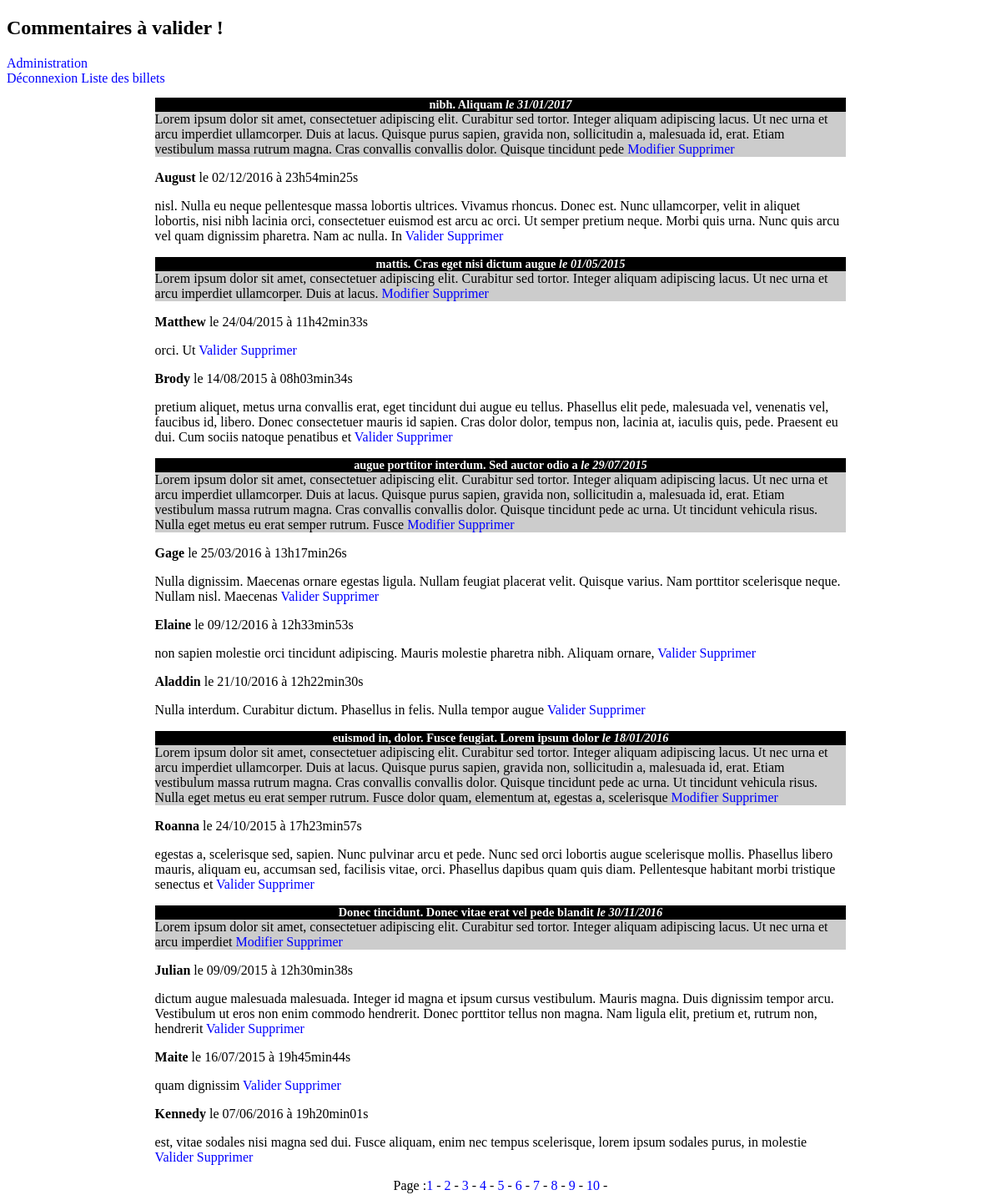
Page /dashboard.php (signed in) on the committed database.
### tables this page shows
CREATE TABLE IF NOT EXISTS `commentaires` (
  `id` int(11) unsigned NOT NULL AUTO_INCREMENT,
  `id_billet` int(11) unsigned NOT NULL,
  `auteur` varchar(255) DEFAULT NULL,
  `email` varchar(255) DEFAULT NULL,
  `commentaire` text NOT NULL,
  `date_commentaire` varchar(255) DEFAULT NULL,
  `statut` int(11) NOT NULL DEFAULT '0',
  PRIMARY KEY (`id`),
  KEY `fk_id_billet` (`id_billet`)
);

CREATE TABLE IF NOT EXISTS `billets` (
  `id` int(11) unsigned NOT NULL AUTO_INCREMENT,
  `titre` text,
  `contenu` text,
  `date_creation` varchar(255) DEFAULT NULL,
  `auteur` text,
  PRIMARY KEY (`id`)
);

### controllers/admin/dashboard.php (called while the page is built, shortened)
<?php
include_once 'modeles/admin/dashboard.php';
include_once 'modeles/blog/getbillets.php';
include_once 'modeles/blog/getpagination.php';
$limit=  explode('-',getpagination('billets',10));
if (isset($_GET['page'])) {
    $page = (int) $_GET['page'];
    if ($page > $limit[1] || $page < 0) {
        header('Location:vues/blog/404.php');
    }
} else {
    $page = 1;
}
$premiersbillets = ($page - 1) * $limit[0];
$validations=commentairesvalidation($premiersbillets, $limit[0]);
foreach($validations as $cle =>$validation){
    $validations[$cle]['titre']=  htmlspecialchars($validation['titre']);
    $validations[$cle]['contenu']=  nl2br(htmlspecialchars($validation['contenu']));
    $validations[$cle]['date_creation']=$validation['date_creation'];
    $validations[$cle]['auteur']=  htmlspecialchars($validation['auteur']);
    $validations[$cle]['date_commentaire_fr']=$validation['date_commentaire_fr'];
    $validations[$cle]['commentaire']=  nl2br(htmlspecialchars($validation['commentaire']));
    $validations[$cle]['email']=$validation['email'];
    $validations[$cle]['id_billet']=$validation['id_billet'];
    $validations[$cle]['id']=$validation['id'];
    $validations[$cle]['id_com']= $validation['id_com'];
}
include_once 'vues/admin/dashboard.php';
include_once 'vues/blog/pagination.php';

### modeles/blog/getpagination.php (called while the page is built)
<?php
function getpagination($table,$nb_par_page = 5) {
    global $bdd;
    if ($table == 'commentaires') {
        $rep = $bdd->prepare('SELECT COUNT(*)AS nb FROM commentaires WHERE id_billet= ? ');
        $rep->execute(array((int)$_GET['billet']));
    } else {
        $rep = $bdd->query('SELECT COUNT(*) as nb FROM ' . $table);
    }
    $total_billet = $rep->fetch();
    $nombre_billets = $total_billet['nb'];
    $nombre_page = ceil($nombre_billets / $nb_par_page);
    return $nb_par_page. '-' . $nombre_page.'-'.$nombre_billets;
}

### modeles/blog/getbillets.php (called while the page is built)
<?php
function getbillets($offset,$limit){
    global $bdd;
    $offset=(int)$offset;
    $limit=(int)$limit;
    $req = $bdd->prepare('SELECT id,titre, contenu,DATE_FORMAT(date_creation,\'%d/%m/%Y\')AS date_creation   '
            . 'FROM billets ORDER BY id DESC LIMIT :offset,:limit');
    $req->bindParam(':offset',$offset,  PDO::PARAM_INT);
    $req->bindParam(':limit',$limit,  PDO::PARAM_INT);
    $req->execute();
    $billets=$req->fetchAll();
    return $billets;
}

### modeles/admin/dashboard.php (called while the page is built)
<?php
function commentairesvalidation($offset,$limit)
{
    global $bdd;
    $offset=(int)$offset;
    $limit=(int)$limit;
    $req = $bdd->prepare('SELECT b.id,b.titre, b.contenu,DATE_FORMAT(date_creation,\'%d/%m/%Y\')AS date_creation ,c.id as id_com,c.auteur,c.id_billet, c.commentaire,c.email, DATE_FORMAT(date_commentaire, \'%d/%m/%Y à %Hh%imin%ss\') AS date_commentaire_fr'
        . '                  FROM billets b'
        . '                 LEFT JOIN commentaires c ON b.id=c.id_billet WHERE c.statut =0 order by c.id_billet DESC LIMIT :offset,:limit');
    $req->bindParam(':offset',$offset,  PDO::PARAM_INT);
    $req->bindParam(':limit',$limit,  PDO::PARAM_INT);
    $req->execute();
    $validation = $req->fetchAll();
    return $validation;
}

### vues/admin/dashboard.php (the view, shortened to what this page needs)
<!DOCTYPE html>
<html>
    <head>
        <link href="vues/blog/style.css" rel="stylesheet" />
    </head>
    <body>
        <h2>Commentaires à valider !</h2>
        <a href="dashboard.php">Administration</a><br/>
        <a href="deconnexion.php">Déconnexion</a>
        <a href="blog.php">Liste des billets</a>
        <?php
        $currentbilletid = $lastbilletid = null;
        foreach ($validations as $validation) {
            $currentbilletid = $validation['id_billet'];
            if ($validation['id_billet'] = $validation['id']) {
                if ($currentbilletid != $lastbilletid) {
                    ?>
                    <article>
                        <h3>
                            <?php echo $validation['titre']; ?>
                            <em>le <?php echo $validation['date_creation']; ?></em>
                        </h3>
                        <p>
                            <?php echo $validation['contenu']; ?>
                            <a href="editer.php?billet=<?php echo $validation['id'];?>">Modifier</a>
                            <a href="supprimer.php?billet=<?php echo $validation['id'];?>">Supprimer</a>
                            <br />
                        </p>
                    </article>
                <?php } ?>
                <div class="com">
                    <strong><?php echo $validation['auteur']; ?></strong> le <?php echo $validation['date_commentaire_fr']; ?></p>
                <p> <?php echo $validation['commentaire']; ?>
                    <a href="valider.php?commentaire=<?php echo $validation['id_com'];?>">Valider</a>
                    <a href="supprimer.php?commentaire=<?php echo $validation['id_com'];?>">Supprimer</a>
                </p></div>
            <?php
        }
        $lastbilletid = $currentbilletid;
    }

### vues/blog/style.css (style rules this page uses)
h1, h3 { text-align:center; }
h3 { background-color:black; color:white; font-size:0.9em; margin-bottom:0px; }
article p { background-color:#CCCCCC; margin-top:0px; }
article { width:70%; margin:auto; }
a { text-decoration: none; color: blue; }
.com,#pag { width:70%; margin:0 auto; }
.com { clear: both; }

### rows in the picture
commentaires: id_billet.titre "nibh. Aliquam", date_creation "31/01/2017", id_billet.contenu "Lorem ipsum dolor sit amet, consectetuer adipiscing elit. Curabitur sed tortor. Integer aliquam adipiscing lacus. Ut nec urna et arcu imperdiet ullamcorper. Duis at lacus. Quisque purus sapien, gravida non, sollicitudin a, malesuada id, erat. Etiam vestibulum massa rutrum magna. Cras convallis convallis dolor. Quisque tincidunt pede", auteur "August", date_commentaire_fr "02/12/2016 à 23h54min25s", commentaire "nisl. Nulla eu neque pellentesque massa lobortis ultrices. Vivamus rhoncus. Donec est. Nunc ullamcorper, velit in aliquet lobortis, nisi nibh lacinia orci, consectetuer euismod est arcu ac orci. Ut semper pretium neque. Morbi quis urna. Nunc quis arcu vel quam dignissim pharetra. Nam ac nulla. In"
commentaires: id_billet.titre "mattis. Cras eget nisi dictum augue", date_creation "01/05/2015", id_billet.contenu "Lorem ipsum dolor sit amet, consectetuer adipiscing elit. Curabitur sed tortor. Integer aliquam adipiscing lacus. Ut nec urna et arcu imperdiet ullamcorper. Duis at lacus.", auteur "Matthew", date_commentaire_fr "24/04/2015 à 11h42min33s", commentaire "orci. Ut"
commentaires: auteur "Brody", date_commentaire_fr "14/08/2015 à 08h03min34s", commentaire "pretium aliquet, metus urna convallis erat, eget tincidunt dui augue eu tellus. Phasellus elit pede, malesuada vel, venenatis vel, faucibus id, libero. Donec consectetuer mauris id sapien. Cras dolor dolor, tempus non, lacinia at, iaculis quis, pede. Praesent eu dui. Cum sociis natoque penatibus et"
commentaires: id_billet.titre "augue porttitor interdum. Sed auctor odio a", date_creation "29/07/2015", id_billet.contenu "Lorem ipsum dolor sit amet, consectetuer adipiscing elit. Curabitur sed tortor. Integer aliquam adipiscing lacus. Ut nec urna et arcu imperdiet ullamcorper. Duis at lacus. Quisque purus sapien, gravida non, sollicitudin a, malesuada id, erat. Etiam vestibulum massa rutrum magna. Cras convallis convallis dolor. Quisque tincidunt pede ac urna. Ut tincidunt vehicula risus. Nulla eget metus eu erat semper rutrum. Fusce", auteur "Gage", date_commentaire_fr "25/03/2016 à 13h17min26s", commentaire "Nulla dignissim. Maecenas ornare egestas ligula. Nullam feugiat placerat velit. Quisque varius. Nam porttitor scelerisque neque. Nullam nisl. Maecenas"
commentaires: auteur "Elaine", date_commentaire_fr "09/12/2016 à 12h33min53s", commentaire "non sapien molestie orci tincidunt adipiscing. Mauris molestie pharetra nibh. Aliquam ornare,"
commentaires: auteur "Aladdin", date_commentaire_fr "21/10/2016 à 12h22min30s", commentaire "Nulla interdum. Curabitur dictum. Phasellus in felis. Nulla tempor augue"
commentaires: id_billet.titre "euismod in, dolor. Fusce feugiat. Lorem ipsum dolor", date_creation "18/01/2016", id_billet.contenu "Lorem ipsum dolor sit amet, consectetuer adipiscing elit. Curabitur sed tortor. Integer aliquam adipiscing lacus. Ut nec urna et arcu imperdiet ullamcorper. Duis at lacus. Quisque purus sapien, gravida non, sollicitudin a, malesuada id, erat. Etiam vestibulum massa rutrum magna. Cras convallis convallis dolor. Quisque tincidunt pede ac urna. Ut tincidunt vehicula risus. Nulla eget metus eu erat semper rutrum. Fusce dolor quam, elementum at, egestas a, scelerisque", auteur "Roanna", date_commentaire_fr "24/10/2015 à 17h23min57s", commentaire "egestas a, scelerisque sed, sapien. Nunc pulvinar arcu et pede. Nunc sed orci lobortis augue scelerisque mollis. Phasellus libero mauris, aliquam eu, accumsan sed, facilisis vitae, orci. Phasellus dapibus quam quis diam. Pellentesque habitant morbi tristique senectus et"
commentaires: id_billet.titre "Donec tincidunt. Donec vitae erat vel pede blandit", date_creation "30/11/2016", id_billet.contenu "Lorem ipsum dolor sit amet, consectetuer adipiscing elit. Curabitur sed tortor. Integer aliquam adipiscing lacus. Ut nec urna et arcu imperdiet", auteur "Julian", date_commentaire_fr "09/09/2015 à 12h30min38s", commentaire "dictum augue malesuada malesuada. Integer id magna et ipsum cursus vestibulum. Mauris magna. Duis dignissim tempor arcu. Vestibulum ut eros non enim commodo hendrerit. Donec porttitor tellus non magna. Nam ligula elit, pretium et, rutrum non, hendrerit"
commentaires: auteur "Maite", date_commentaire_fr "16/07/2015 à 19h45min44s", commentaire "quam dignissim"
commentaires: auteur "Kennedy", date_commentaire_fr "07/06/2016 à 19h20min01s", commentaire "est, vitae sodales nisi magna sed dui. Fusce aliquam, enim nec tempus scelerisque, lorem ipsum sodales purus, in molestie"
